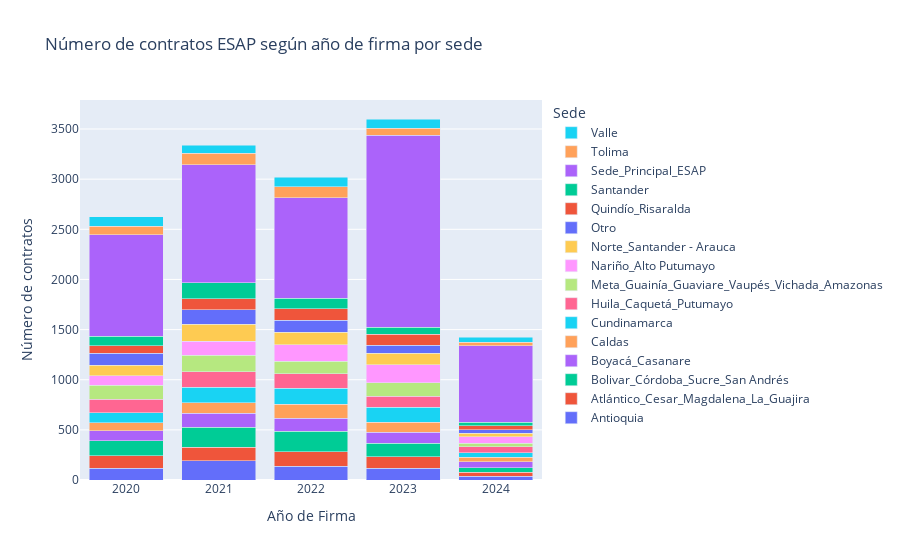

Notebook code for this chart:
### Markdown cell above
_Número de contratos ESAP por Dirección Territorial año 2020 - 2024_

### Code cell
# Asegurándonos de que 'secop' tiene una columna 'nombre_sede' y 'ano_fecha_de_firma'

# Agrupar por año y nombre de sede, y contar
sede_anio_counts = secop.groupby(['ano_fecha_de_firma', 'nombre_sede']).size().unstack(fill_value=0)

# Crear el gráfico
fig = go.Figure()
for sede in sede_anio_counts.columns:
    fig.add_trace(go.Bar(
        x=sede_anio_counts.index,
        y=sede_anio_counts[sede],
        name=sede
    ))

# Actualizar el diseño del gráfico
fig.update_layout(
    barmode='stack',
    title='Número de contratos ESAP según año de firma por sede',
    xaxis_title='Año de Firma',
    yaxis_title='Número de contratos',
    legend_title='Sede'
)

# Mostrar el gráfico
fig.show()

### Figure 1 — Plotly figure (JSON) as saved in the notebook; plotly's stock layout.template omitted (floating-point values rounded to 4 significant figures)
{"data": [{"name": "Antioquia", "type": "bar", "x": [2020, 2021, 2022, 2023, 2024], "y": [117, 192, 138, 116, 35]}, {"name": "Atlántico_Cesar_Magdalena_La_Guajira", "type": "bar", "x": [2020, 2021, 2022, 2023, 2024], "y": [125, 133, 146, 116, 41]}, {"name": "Bolivar_Córdoba_Sucre_San Andrés", "type": "bar", "x": [2020, 2021, 2022, 2023, 2024], "y": [151, 201, 200, 137, 47]}, {"name": "Boyacá_Casanare", "type": "bar", "x": [2020, 2021, 2022, 2023, 2024], "y": [98, 139, 133, 109, 60]}, {"name": "Caldas", "type": "bar", "x": [2020, 2021, 2022, 2023, 2024], "y": [80, 105, 139, 100, 46]}, {"name": "Cundinamarca", "type": "bar", "x": [2020, 2021, 2022, 2023, 2024], "y": [99, 157, 158, 149, 41]}, {"name": "Huila_Caquetá_Putumayo", "type": "bar", "x": [2020, 2021, 2022, 2023, 2024], "y": [134, 155, 148, 109, 61]}, {"name": "Meta_Guainía_Guaviare_Vaupés_Vichada_Amazonas", "type": "bar", "x": [2020, 2021, 2022, 2023, 2024], "y": [143, 163, 123, 136, 37]}, {"name": "Nariño_Alto Putumayo", "type": "bar", "x": [2020, 2021, 2022, 2023, 2024], "y": [92, 138, 164, 176, 64]}, {"name": "Norte_Santander - Arauca", "type": "bar", "x": [2020, 2021, 2022, 2023, 2024], "y": [107, 169, 124, 118, 32]}, {"name": "Otro", "type": "bar", "x": [2020, 2021, 2022, 2023, 2024], "y": [118, 147, 120, 76, 36]}, {"name": "Quindío_Risaralda", "type": "bar", "x": [2020, 2021, 2022, 2023, 2024], "y": [75, 108, 116, 113, 42]}, {"name": "Santander", "type": "bar", "x": [2020, 2021, 2022, 2023, 2024], "y": [94, 162, 102, 70, 35]}, {"name": "Sede_Principal_ESAP", "type": "bar", "x": [2020, 2021, 2022, 2023, 2024], "y": [1011, 1174, 1004, 1912, 760]}, {"name": "Tolima", "type": "bar", "x": [2020, 2021, 2022, 2023, 2024], "y": [88, 115, 111, 72, 38]}, {"name": "Valle", "type": "bar", "x": [2020, 2021, 2022, 2023, 2024], "y": [92, 81, 91, 91, 51]}], "layout": {"barmode": "stack", "legend": {"title": {"text": "Sede"}}, "title": {"text": "Número de contratos ESAP según año de firma por sede"}, "xaxis": {"title": {"text": "Año de Firma"}}, "yaxis": {"title": {"text": "Número de contratos"}}}}
